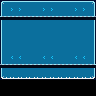

A 2D game scene composited from a Tiled map and its tileset images. What follows is a short description and the map's XML, with each tile layer's data collapsed to a summary:
An orthogonal 12x12 tile map with 8x8 px tiles, 3 tile layers (Background, Border, Entities) and 4 objects.

<map version="1.4" tiledversion="1.4.3" orientation="orthogonal" renderorder="right-down" compressionlevel="0" width="12" height="12" tilewidth="8" tileheight="8" infinite="0" nextlayerid="6" nextobjectid="45">
 <editorsettings>
  <export target="title.lua" format="lua" />
 </editorsettings>
 <tileset firstgid="1" source="../tilesets/tileset.tsx" />
 <layer id="5" name="Background" width="12" height="12">
  <data>[144 cells, 120 non-empty, 3 distinct tile ids]</data>
 </layer>
 <layer id="1" name="Border" width="12" height="12">
  <data>[144 cells, 40 non-empty, 8 distinct tile ids]</data>
 </layer>
 <layer id="3" name="Entities" width="12" height="12">
  <data>[144 cells, 24 non-empty, 2 distinct tile ids]</data>
 </layer>
 <objectgroup color="#eb00dc" id="4" name="Spawn">
  <object id="25" x="88" y="56" width="8" height="8" />
  <object id="43" x="0" y="8" width="8" height="8" />
 </objectgroup>
 <objectgroup id="5" name="Belt">
  <object id="42" x="0" y="64" width="96" height="8">
   <properties>
    <property name="dx" type="int" value="-1" />
   </properties>
  </object>
  <object id="44" x="0" y="16" width="96" height="8">
   <properties>
    <property name="dx" type="int" value="1" />
   </properties>
  </object>
 </objectgroup>
</map>